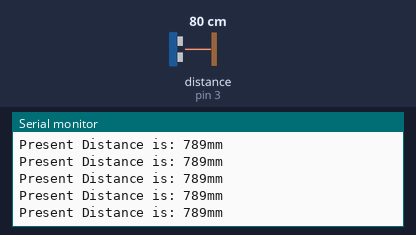
A sketch run on a simulated Arduino Uno, built with avr-gcc and run on an emulated ATmega328P. Shown: the last lines printed to the serial monitor. Wiring (inferred from the names in the program): ultrasonic range finder: trigger pin 4; echo pin 3. Inputs (shaded band) come from the test bench; at power-on: distance to the obstacle (sensor on pin 3) 80 cm. The echo pulse lasts 58.3 µs per cm.

Above: at 1.2 s.
1.3 s: distance to the obstacle (sensor on pin 3) set to 2 cm
At 2.4 s:
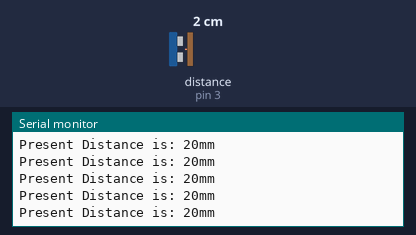
4.3 s: distance to the obstacle (sensor on pin 3) set to 18 cm
At 5.4 s:
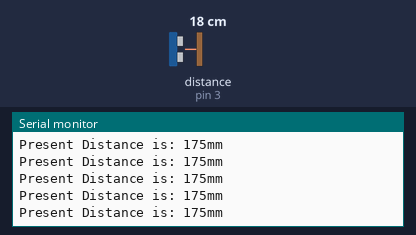
7.3 s: distance to the obstacle (sensor on pin 3) set to 4 cm
At 8.1 s:
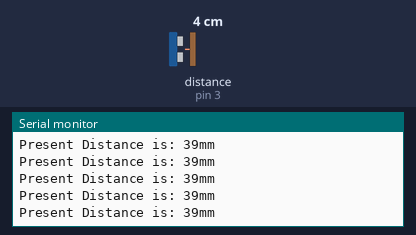
10.3 s: distance to the obstacle (sensor on pin 3) set to 120 cm
At 11.4 s:
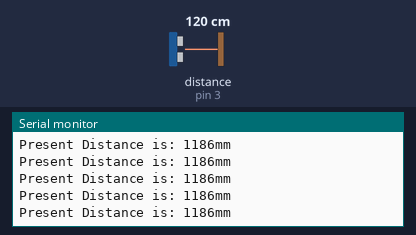
13.3 s: distance to the obstacle (sensor on pin 3) set to 9 cm
At 14.2 s:
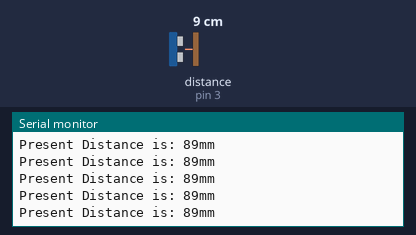
16.3 s: distance to the obstacle (sensor on pin 3) set to 35 cm
At 17.4 s:
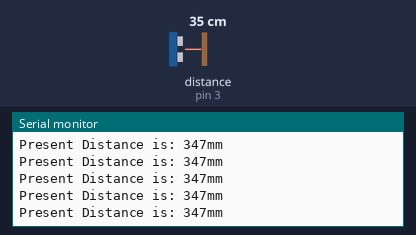
Timing chart, 0 to 19.3 s (numbered marks = the images above; inputs shaded):
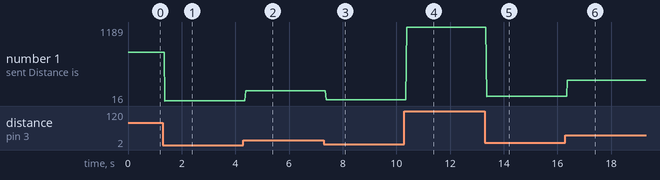

Measured:
- after the input at 1.3 s, the serial monitor: prints a new line after 0.07 s (image 1)
- after the input at 4.3 s, the serial monitor: prints a new line after 0.08 s (image 2)
- after the input at 7.3 s, the serial monitor: prints a new line after 0.08 s (image 3)
- after the input at 10.3 s, the serial monitor: prints a new line after 0.08 s (image 4)
- after the input at 13.3 s, the serial monitor: prints a new line after 0.07 s (image 5)
- after the input at 16.3 s, the serial monitor: prints a new line after 0.07 s (image 6)
- plotted number 1: 789 → 20 after the input at 1.3 s, 20 → 175 after the input at 4.3 s, 175 → 39 after the input at 7.3 s, 39 → 1186 after the input at 10.3 s, 1186 → 89 after the input at 13.3 s

The sketch:

sketch_may19a.ino
```cpp
unsigned int EchoPin = 3;           // connect Pin 2(Arduino digital io) to Echo/RX at US-100
unsigned int TrigPin = 4;           // connect Pin 3(Arduino digital io) to Trig/TX at US-100
unsigned long Time_Echo_us = 0;
unsigned long Len_mm  = 0 ;


void setup()
{  //Initialize
    Serial.begin(9600);                        //Serial: output result to Serial monitor
    pinMode(EchoPin, INPUT);                    //Set EchoPin as input, to receive measure result from US-100
    pinMode(TrigPin, OUTPUT);                   //Set TrigPin as output, used to send high pusle to trig measurement (>10us)
}

void loop()
{
    digitalWrite(TrigPin, HIGH);              //begin to send a high pulse, then US-100 begin to measure the distance
    delayMicroseconds(50);                    //set this high pulse width as 50us (>10us)
    digitalWrite(TrigPin, LOW);               //end this high pulse

    Time_Echo_us = pulseIn(EchoPin, HIGH);               //calculate the pulse width at EchoPin,
    if((Time_Echo_us < 60000) && (Time_Echo_us > 1))     //a valid pulse width should be between (1, 60000).
    {
      Len_mm = (Time_Echo_us*34/100)/2;      //calculate the distance by pulse width, Len_mm = (Time_Echo_us * 0.34mm/us) / 2 (mm)
      Serial.print("Present Distance is: ");  //output result to Serial monitor
      Serial.print(Len_mm, DEC);            //output result to Serial monitor
      Serial.println("mm");                 //output result to Serial monitor
    }
    delay( 1);                            //take a measurement every second (1000ms)
}
```
